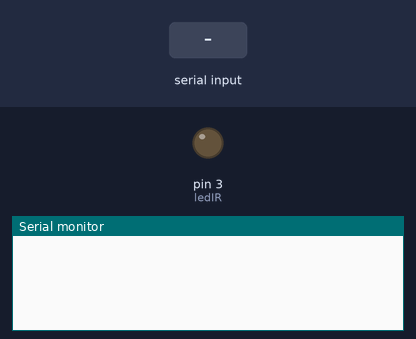
Recording of a sketch running on a simulated Arduino Uno, built with avr-gcc and run on an emulated ATmega328P. Parts: output pins drawn as LEDs (lit = HIGH), the last lines printed to the serial monitor. The test bench sets the inputs (shaded band).

Above: at 1.2 s.
1.3 s: "L" received over Serial
At 1.8 s:
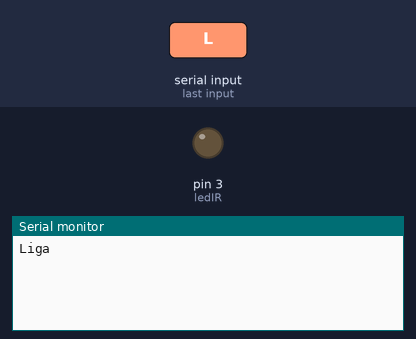
2.8 s: "V" received over Serial
At 5.59 s:
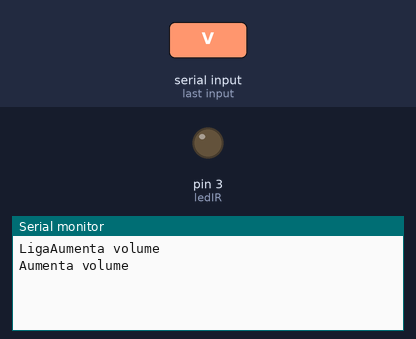
5.8 s: "v" received over Serial
At 5.91 s:
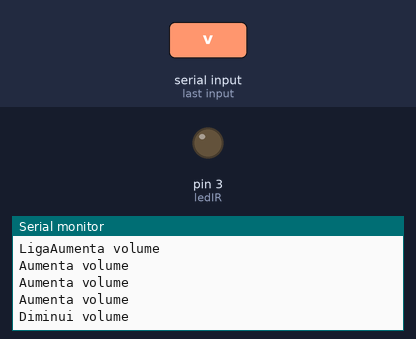

Measured:
- after the input at 1.3 s, the serial monitor: prints a new line after 0.07 s (image 1)
- after the input at 2.8 s, the serial monitor: prints a new line after 2.7 s (image 2)
- after the input at 5.8 s, the serial monitor: prints a new line after 0.11 s (image 3)

The sketch:

Controle_Remoto.ino
```cpp
#include <IRremote.h> // Biblioteca para controlar o led infravermelho
IRsend irsend; //variável para poder enviar o código a TV


int ledIR = 3;
int estado;


void setup() {
  pinMode(ledIR , OUTPUT); // saída do infravermelho
  Serial.begin(9600);
  }

void loop() {

  if (Serial.available() > 0) {  // Vai ler e armazenar o estado do bluetooth
    estado = Serial.read();
  }

  if (estado == 'L') {
    irsend.sendNEC(0xE0E040BF, 32);// código em infravermelho que sera enviado a tv para ligar/desligar
    Serial.print("Liga");
    delay(4000);
  }

  if (estado == 'V') {

    irsend.sendNEC(0xE0E0E01F, 32);// código em infravermelho que sera enviado a tv para aumentar o volume
    delay(40);
    Serial.println("Aumenta volume");
  }

  if (estado == 'v') {

    irsend.sendNEC(0xE0E0D02F, 32);// código em infravermelho que sera enviado a tv para diminuir o volume
    delay(40);
    Serial.println("Diminui volume");
  }

  if (estado == 'C') {

    irsend.sendNEC(0xE0E048B7, 32); // código em infravermelho que sera enviado a tv para aumentar o canal
    delay(40);
    Serial.println("Muda de canal +");
  }

  if (estado == 'c') {

    irsend.sendNEC(0xE0E008F7, 32); // código em infravermelho que sera enviado a tv para diminuir o canal
    delay(40);
    Serial.println("Muda de canal -");
  }

  if (estado == 'F') {

    irsend.sendNEC(0xE0E008F, 32); // código em infravermelho que sera enviado a tv para diminuir o canal
    delay(40);
    Serial.println("Muda de canal -");
  }
}
```
